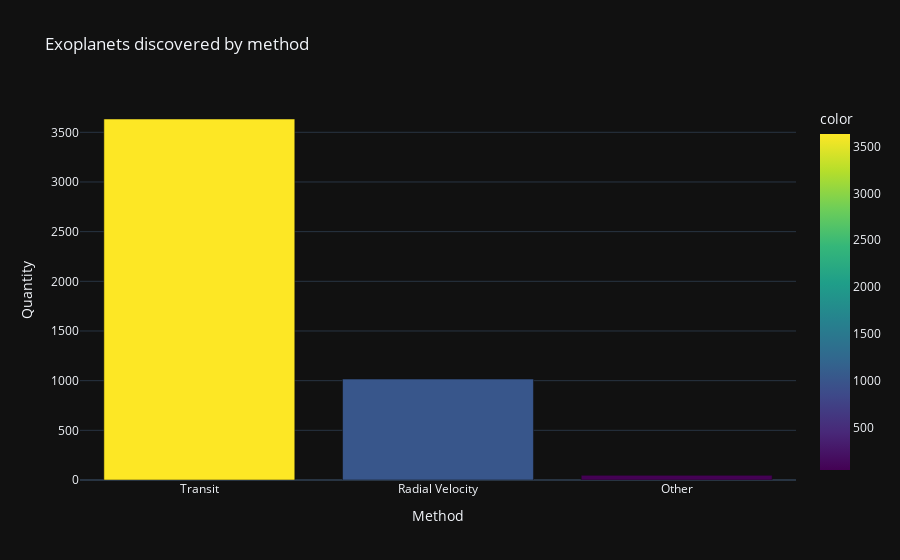

Notebook source saved alongside this figure:
### Markdown cell above
📊 Graphic

### Code cell
fig = px.bar(discovery_method, x=discovery_method.index, y=discovery_method.values, 
             title="Exoplanets discovered by method", template="plotly_dark",
             color = discovery_method.values, color_continuous_scale='viridis')

fig.update_xaxes(title_text="Method")
fig.update_yaxes(title_text="Quantity")

fig.show()

### Figure 1 — Plotly figure (JSON) as saved in the notebook; plotly's stock layout.template omitted (floating-point values rounded to 4 significant figures)
{"data": [{"alignmentgroup": "True", "hovertemplate": "discoverymethod=%{x}<br>y=%{y}<br>color=%{marker.color}<extra></extra>", "legendgroup": "", "marker": {"color": [3634, 1016, 47], "coloraxis": "coloraxis", "pattern": {"shape": ""}}, "name": "", "offsetgroup": "", "orientation": "v", "showlegend": false, "textposition": "auto", "type": "bar", "x": ["Transit", "Radial Velocity", "Other"], "xaxis": "x", "y": [3634, 1016, 47], "yaxis": "y"}], "layout": {"autosize": true, "barmode": "relative", "coloraxis": {"colorbar": {"title": {"text": "color"}}, "colorscale": [[0, "#440154"], [0.1111, "#482878"], [0.2222, "#3e4989"], [0.3333, "#31688e"], [0.4444, "#26828e"], [0.5556, "#1f9e89"], [0.6667, "#35b779"], [0.7778, "#6ece58"], [0.8889, "#b5de2b"], [1, "#fde725"]]}, "legend": {"tracegroupgap": 0}, "title": {"text": "Exoplanets discovered by method"}, "xaxis": {"anchor": "y", "autorange": true, "domain": [0, 1], "range": [-0.5, 2.5], "title": {"text": "Method"}, "type": "category"}, "yaxis": {"anchor": "x", "autorange": true, "domain": [0, 1], "range": [0, 3825.0], "title": {"text": "Quantity"}, "type": "linear"}}}
